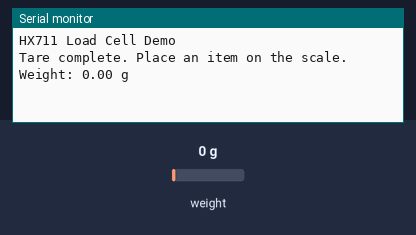
Bench run of a sketch on a simulated Arduino Uno, built with avr-gcc and run on an emulated ATmega328P. Shown: the last lines printed to the serial monitor. The test bench sets the inputs (shaded band); at power-on: weight on the scale 0 g.

Above: at 2.2 s.
2.3 s: weight on the scale set to 100 g
At 4.1 s:
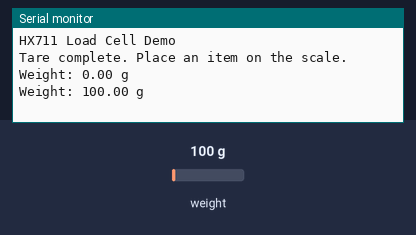
4.3 s: weight on the scale set to 1250 g
At 5.5 s:
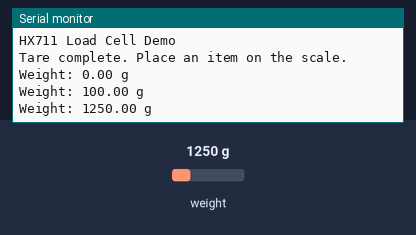
Timing chart, 0 to 7.3 s (numbered marks = the images above; inputs shaded):
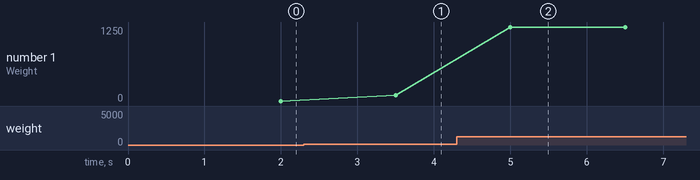

Measured:
- after the input at 2.3 s, the serial monitor: prints a new line after 1.2 s (image 1)
- after the input at 4.3 s, the serial monitor: prints a new line after 0.70 s (image 2)
- plotted number 1: 0 → 100 after the input at 2.3 s, 100 → 1250 after the input at 4.3 s

The sketch:

example.ino
```cpp
// Arduino sketch using the HX711 library: initializes the HX711 on pins 3 and 2, tares the scale, applies a calibration factor, and prints averaged weight in grams to Serial every 500 ms.
//
// Buy this module: https://shillehtek.com/products/hx711-weighing-pressure-sensor-module-large-presoldered
// Full manual: https://shillehtek.com/blogs/shillehtek-product-manuals/hx711-weighing-pressure-sensor-module-large-presoldered-manual
// More examples: https://github.com/shillehbean/shillehtek-examples
//

// HX711 Load Cell Amplifier - Arduino Example
// Library: "HX711" by Bogdan Necula (Arduino Library Manager)
// DT  -> Arduino Digital Pin 3
// SCK -> Arduino Digital Pin 2

#include "HX711.h"

const int DT_PIN  = 3;
const int SCK_PIN = 2;

HX711 scale;

void setup() {
  Serial.begin(9600);
  Serial.println("HX711 Load Cell Demo");

  scale.begin(DT_PIN, SCK_PIN);

  // Replace this with your own calibration factor
  // (see the "calibrate" section in the README of the HX711 library)
  scale.set_scale(420.0983);

  // Tare the scale so the current weight reads as zero
  scale.tare();
  Serial.println("Tare complete. Place an item on the scale.");
}

void loop() {
  if (scale.is_ready()) {
    float weight = scale.get_units(10);  // average of 10 readings
    Serial.print("Weight: ");
    Serial.print(weight, 2);
    Serial.println(" g");
  } else {
    Serial.println("HX711 not ready. Check wiring.");
  }
  delay(500);
}
```
